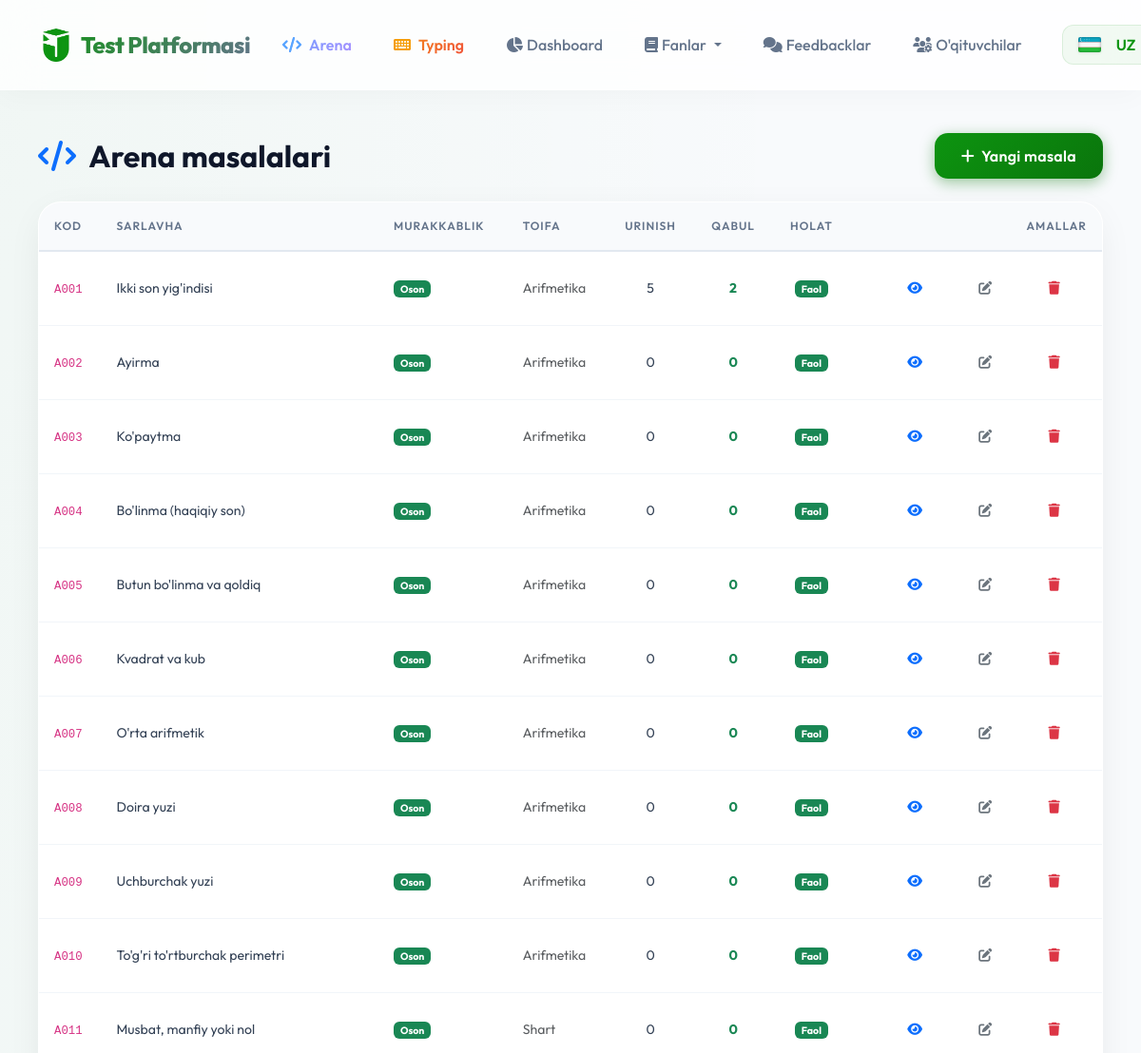
/arena/admin/problems (signed in, upper part), run on an earlier commit of the app's database.
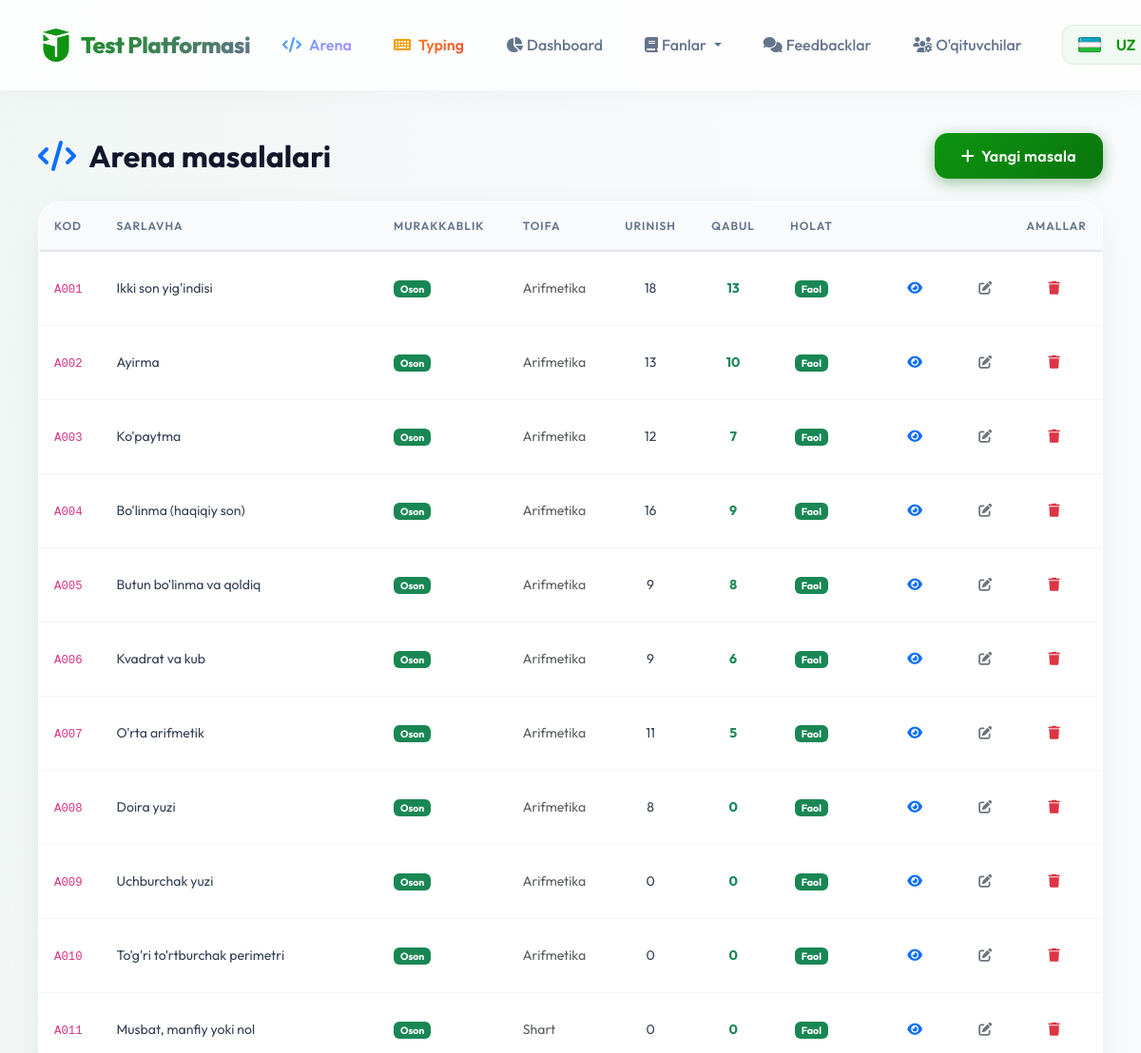
And on a later commit of the database.
### models.py (models this page shows)
class ArenaProblem(db.Model):
    __tablename__ = 'arena_problems'
    id = db.Column(db.Integer, primary_key=True)
    code = db.Column(db.String(10), unique=True, nullable=False)  # A001, M005
    title = db.Column(db.String(200), nullable=False)
    description = db.Column(db.Text, nullable=False)
    input_format = db.Column(db.Text, default='')
    output_format = db.Column(db.Text, default='')
    constraints = db.Column(db.Text, default='')
    examples = db.Column(db.Text, default='[]')  # JSON: [{input, output, explanation}]
    difficulty = db.Column(db.String(10), default='easy')   # easy / medium / hard
    category = db.Column(db.String(50), default='general')
    correct_answer = db.Column(db.Text, default='')          # for auto-grading
    time_limit = db.Column(db.Float, default=1.0)            # seconds (display)
    memory_limit = db.Column(db.Integer, default=256)        # MB (display)
    is_active = db.Column(db.Boolean, default=True)
    created_at = db.Column(db.DateTime, default=tashkent_now)
    accepted_count = db.Column(db.Integer, default=0)
    submission_count = db.Column(db.Integer, default=0)
    submissions = db.relationship('ArenaSubmission', backref='problem', lazy='dynamic')
    __table_args__ = (
        db.Index('ix_arena_problem_difficulty', 'difficulty'),
        db.Index('ix_arena_problem_category', 'category'),
        db.Index('ix_arena_problem_active', 'is_active'),
    )

### routes/arena.py (the view)
@arena_bp.route('/admin/problems')
@super_admin_required
def admin_problems():
    problems = (ArenaProblem.query
                .order_by(ArenaProblem.code).all())
    return render_template('admin_arena_problems.html', problems=problems)

### routes/arena.py (called while the page is built)
def _current_user():
    uid = session.get('arena_user_id')
    if not uid:
        return None
    return ArenaUser.query.get(uid)

def super_admin_required(f):
    @wraps(f)
    def decorated(*args, **kwargs):
        if not session.get('admin_id') or session.get('admin_user') != 'asilbek':
            abort(403)
        return f(*args, **kwargs)
    return decorated

@arena_bp.context_processor
def _inject():
    u = _current_user()
    if u:
        u.last_seen = tashkent_now()
        try:
            db.session.commit()
        except Exception:
            db.session.rollback()
    return dict(arena_user=u)

### templates/admin_arena_problems.html (shortened to what this page needs)
{% extends "base.html" %}
{% block content %}
<div class="main-container">
  <div class="d-flex align-items-center justify-content-between mb-4 flex-wrap gap-2">
    <h2 class="fw-bold mb-0"><i class="fas fa-code me-2 text-primary"></i> Arena masalalari</h2>
    <a href="{{ url_for('arena.admin_problem_new') }}" class="btn btn-primary">
      <i class="fas fa-plus me-1"></i> Yangi masala
    </a>
  </div>
  <div class="card">
    <div class="card-body p-0">
      <table class="table table-hover mb-0" style="font-size:.88rem;">
        <thead class="table-light">
          <tr>
            <th>Kod</th>
            <th>Sarlavha</th>
            <th>Murakkablik</th>
            <th>Toifa</th>
            <th class="text-center">Urinish</th>
            <th class="text-center">Qabul</th>
            <th class="text-center">Holat</th>
            <th class="text-end">Amallar</th>
          </tr>
        </thead>
        <tbody>
        {% for p in problems %}
        <tr>
          <td><code>{{ p.code }}</code></td>
          <td>{{ p.title }}</td>
          <td>
            <span class="badge {% if p.difficulty=='easy' %}bg-success{% elif p.difficulty=='medium' %}bg-warning text-dark{% else %}bg-danger{% endif %}">
              {% if p.difficulty=='easy' %}Oson{% elif p.difficulty=='medium' %}O'rta{% else %}Qiyin{% endif %}
            </span>
          </td>
          <td class="text-muted">{{ p.category or '—' }}</td>
          <td class="text-center">{{ p.submission_count }}</td>
          <td class="text-center text-success fw-bold">{{ p.accepted_count }}</td>
          <td class="text-center">
            {% if p.is_active %}
            <span class="badge bg-success">Faol</span>
            {% else %}
            <span class="badge bg-secondary">Yashirin</span>
            {% endif %}
          </td>
          <td class="text-end">
            <a href="{{ url_for('arena.problem_detail', pid=p.id) }}" class="btn btn-sm btn-outline-primary" target="_blank">
              <i class="fas fa-eye"></i>
            </a>
            <a href="{{ url_for('arena.admin_problem_edit', pid=p.id) }}" class="btn btn-sm btn-outline-secondary">
              <i class="fas fa-edit"></i>
            </a>
            <form method="POST" action="{{ url_for('arena.admin_problem_delete', pid=p.id) }}"
                  class="d-inline" onsubmit="return confirm('O\'chirishni tasdiqlaysizmi?')">
              <button type="submit" class="btn btn-sm btn-outline-danger">
                <i class="fas fa-trash"></i>
              </button>
            </form>
          </td>
        </tr>
        {% else %}
        <tr><td colspan="8" class="text-center py-5 text-muted">
          <i class="fas fa-code fa-2x d-block mb-2 opacity-25"></i>
          Masalalar yo'q. Birinchi masalani qo'shing!
        </td></tr>
        {% endfor %}
        </tbody>
      </table>
    </div>
  </div>
</div>
{% endblock %}

What changed in the data, as far as the page shows it:
changed ArenaProblem "Ikki son yig'indisi": submission_count "5" → "18"; accepted_count "2" → "13"
changed ArenaProblem "Ayirma": submission_count "0" → "13"; accepted_count "0" → "10"
changed ArenaProblem "Ko'paytma": submission_count "0" → "12"; accepted_count "0" → "7"
changed ArenaProblem "Bo'linma (haqiqiy son)": submission_count "0" → "16"; accepted_count "0" → "9"
changed ArenaProblem "Butun bo'linma va qoldiq": submission_count "0" → "9"; accepted_count "0" → "8"
changed ArenaProblem "Kvadrat va kub": submission_count "0" → "9"; accepted_count "0" → "6"
changed ArenaProblem "O'rta arifmetik": submission_count "0" → "11"; accepted_count "0" → "5"
changed ArenaProblem "Doira yuzi": submission_count "0" → "8"
